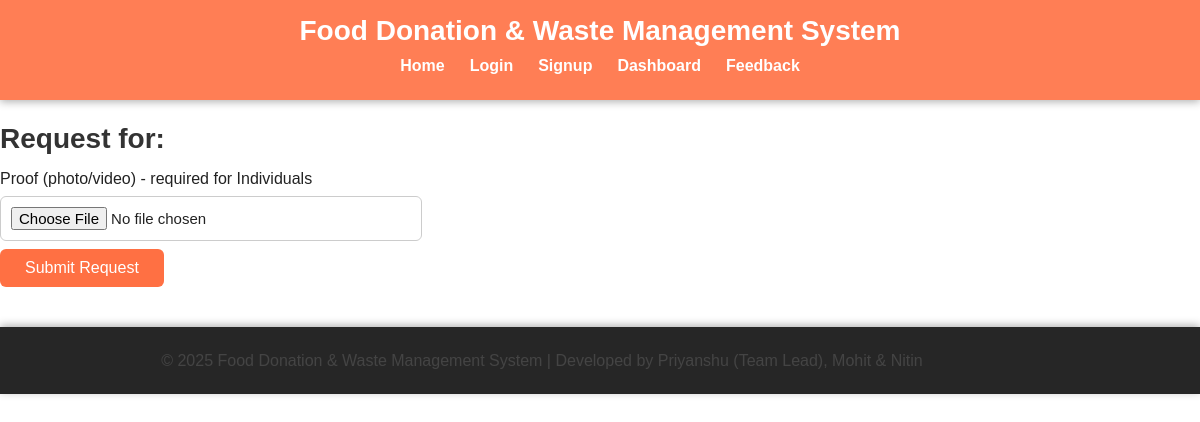
/request/new/4 (signed in), run on an earlier commit of the app's database.
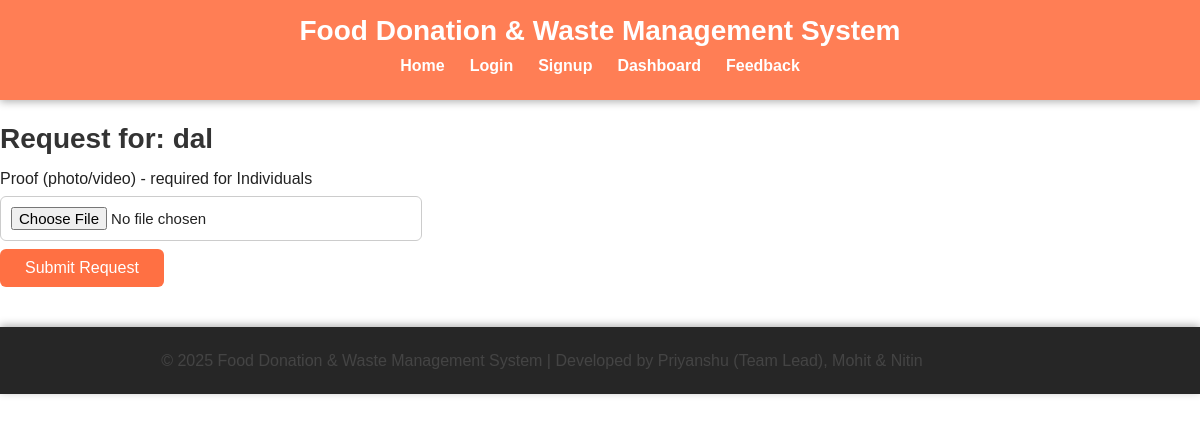
And on a later commit of the database.
### tables this page shows
CREATE TABLE FoodItem (
    FoodID INTEGER PRIMARY KEY AUTOINCREMENT,
    DonorID INTEGER,
    FoodName TEXT,
    Quantity INTEGER,
    ExpiryDate TEXT,
    Status TEXT DEFAULT 'Available',
    FOREIGN KEY (DonorID) REFERENCES Donor(DonorID)
);

### app.py (the view, shortened to what this page needs)
@app.route('/request/new/<int:food_id>', methods=['GET', 'POST'])
def new_request(food_id):
    if 'user_id' not in session:
        flash("Please login to request", "warning")
        return redirect(url_for('login'))
    conn = get_db_connection()
    food = conn.execute('SELECT * FROM FoodItem WHERE FoodID=?', (food_id,)).fetchone()
    conn.close()
    return render_template('request_form.html', food=food)

### app.py (called while the page is built)
def get_db_connection():
    conn = sqlite3.connect(DB_PATH)
    conn.row_factory = sqlite3.Row
    return conn

### templates/request_form.html
{% extends "base.html" %}
{% block content %}
<h2>Request for: {{ food['FoodName'] }}</h2>
<form method="post" enctype="multipart/form-data">
  <label>Proof (photo/video) - required for Individuals</label><br>
  <input type="file" name="proof"><br>
  <button type="submit">Submit Request</button>
</form>
{% endblock %}

What changed in the data, as far as the page shows it:
added FoodItem: FoodName "dal"
